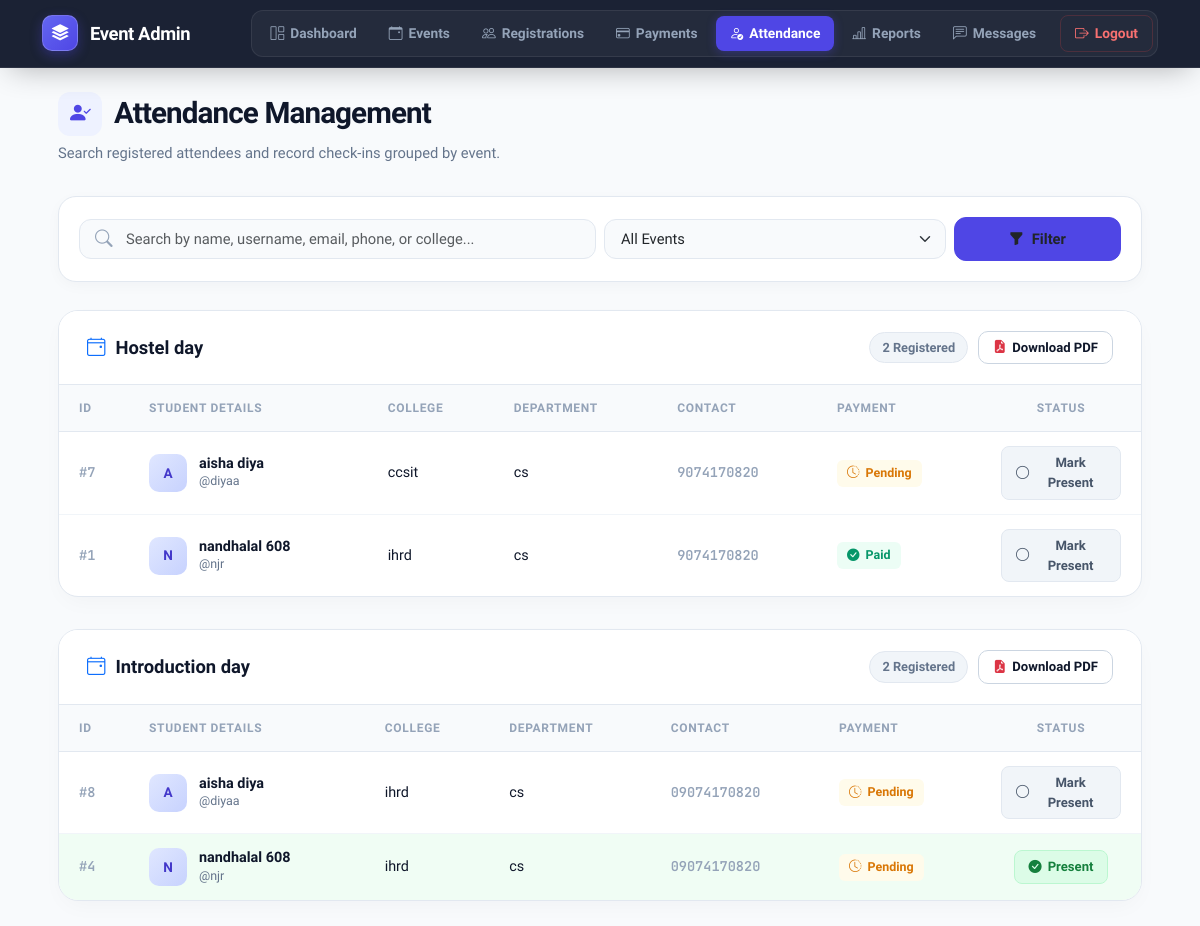
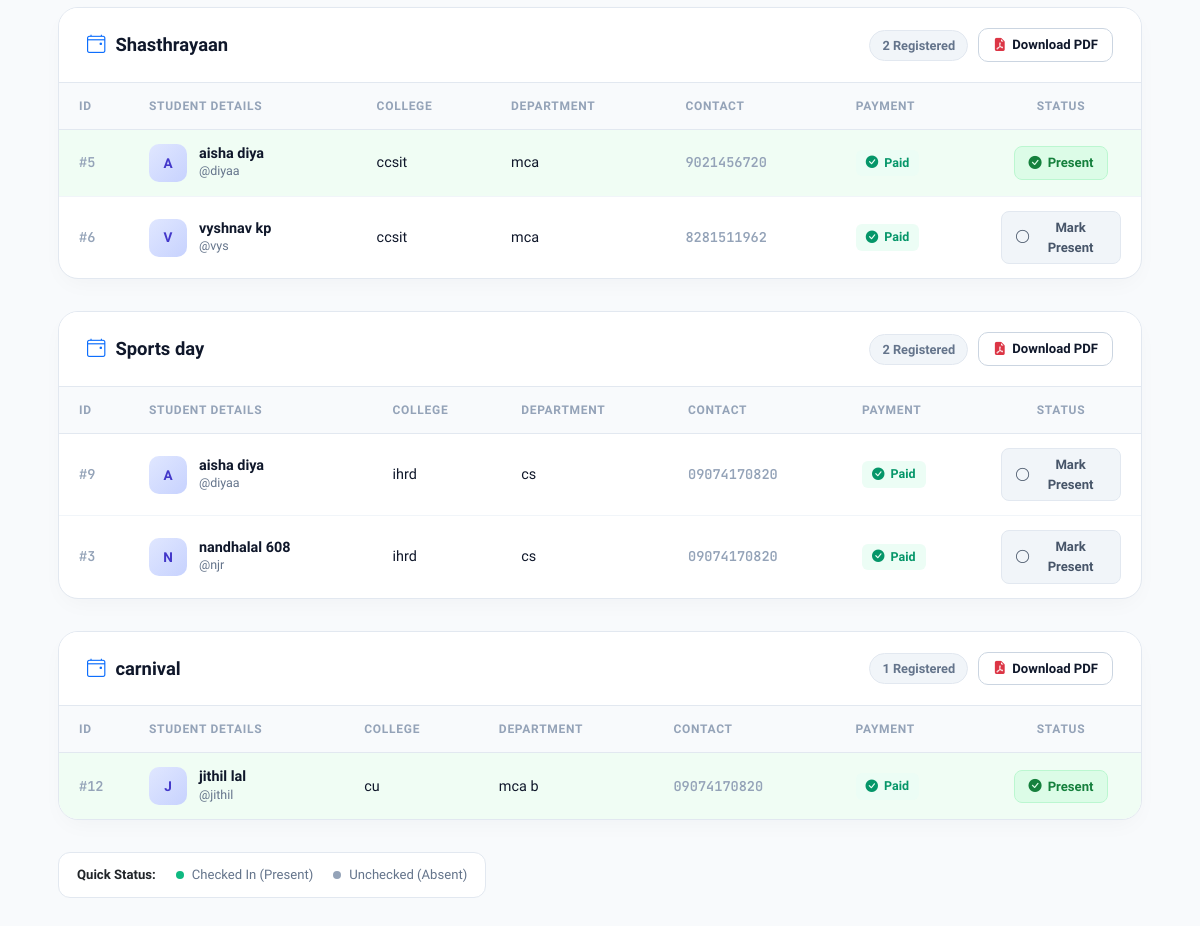
Page /attendance/ (signed in) on the earlier database version (2 pictures, top to bottom).
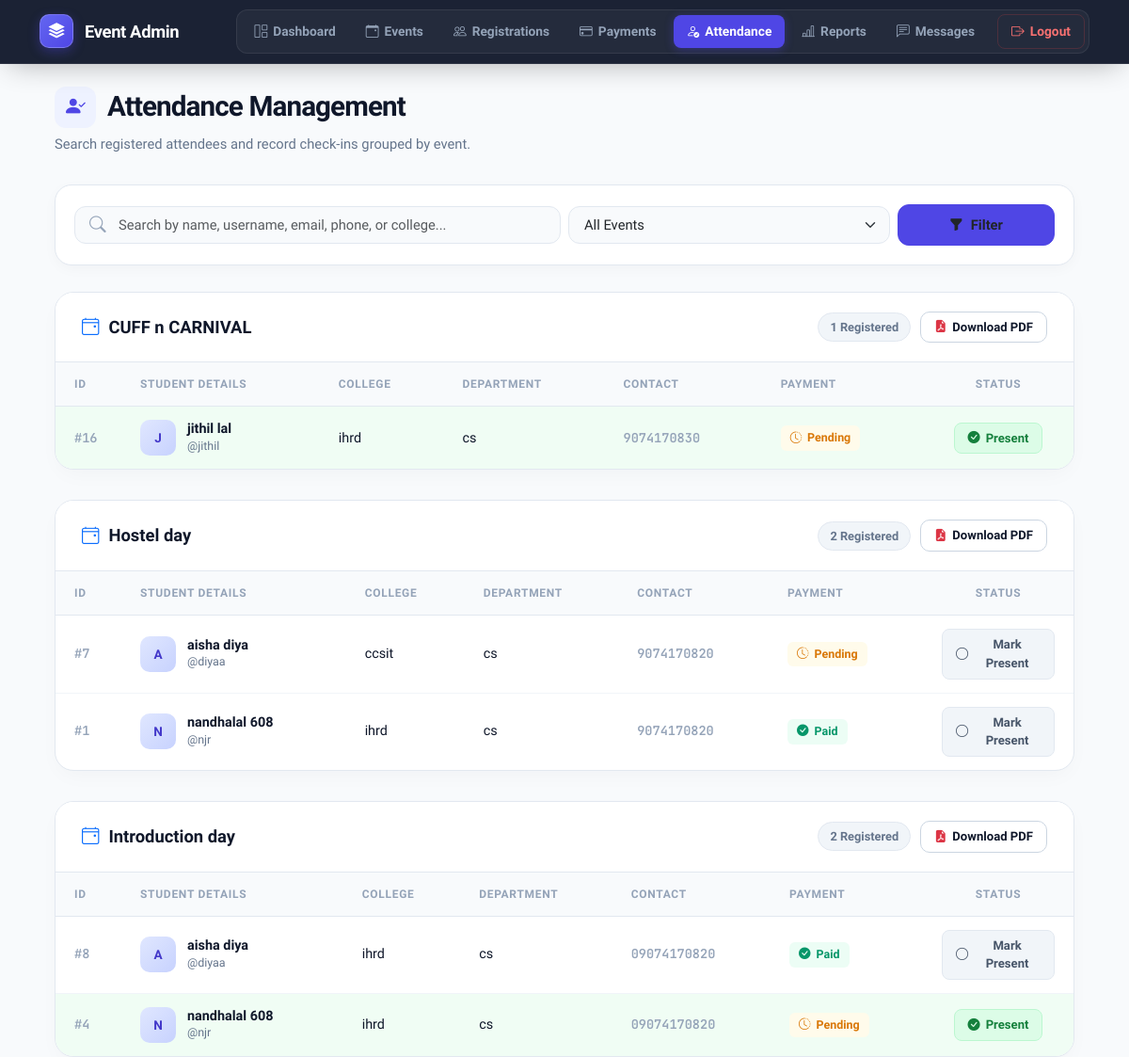
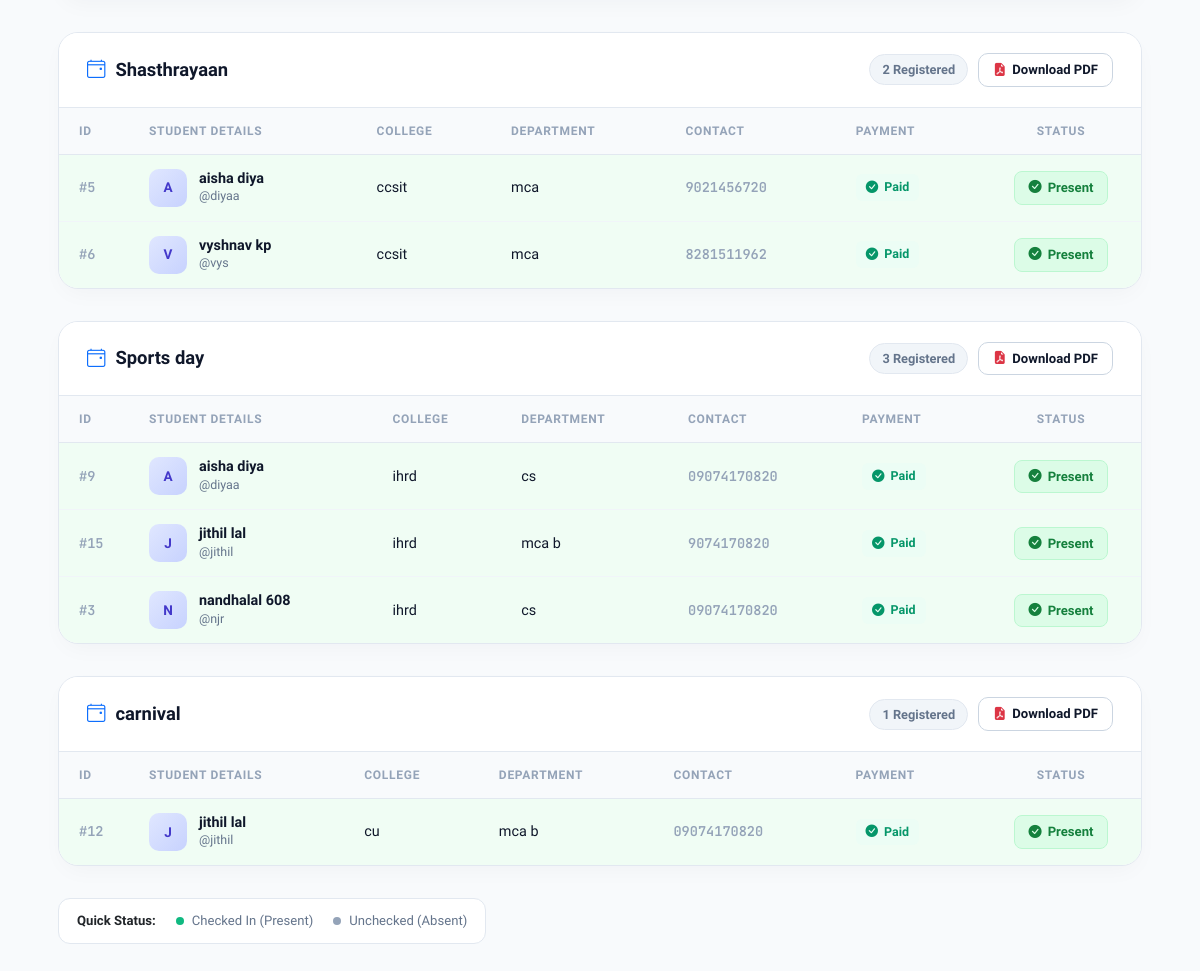
Same page on the later database version (2 pictures, top to bottom).
### myapp/models.py (models this page shows, shortened)
class Event(models.Model):
    title = models.CharField(max_length=200)
    category = models.CharField(max_length=100)
    venue = models.CharField(max_length=200)
    event_date = models.DateField()
    event_time = models.TimeField()
    last_date = models.DateField()
    description = models.TextField()
    image = models.ImageField(upload_to='events/')
    total_seats = models.IntegerField()
    available_seats = models.IntegerField()
    registration_fee = models.DecimalField(max_digits=8, decimal_places=2)
    brochure = models.FileField(upload_to='brochures/', blank=True, null=True)
    status = models.BooleanField(default=True)

class Registration(models.Model):
    STATUS = (
        ('Pending', 'Pending'),
        ('Paid', 'Paid'),
    )
    user = models.ForeignKey(User, on_delete=models.CASCADE)
    event = models.ForeignKey(Event, on_delete=models.CASCADE)
    full_name = models.CharField(max_length=150)
    college = models.CharField(max_length=200)
    department = models.CharField(max_length=150)
    semester = models.CharField(max_length=50)
    phone = models.CharField(max_length=15)
    email = models.EmailField()
    payment_status = models.CharField(max_length=20, choices=STATUS, default='Pending')
    registration_date = models.DateTimeField(auto_now_add=True)
    attendance = models.BooleanField(default=False)
    registration_date = models.DateTimeField(auto_now_add=True)

### myapp/views.py (the view, shortened to what this page needs)
# urls.py: path('attendance/', views.attendance, name='attendance'),
@login_required(login_url='login')
def attendance(request):
    if not request.user.is_staff:
        return redirect('home')
    query = request.GET.get('q', '').strip()
    selected_event_id = request.GET.get('event_id', '').strip()
    registrations = Registration.objects.select_related(
        'user',
        'event'
    ).all()
    if selected_event_id:
        registrations = registrations.filter(event_id=selected_event_id)
    registrations = registrations.order_by('event__title', 'full_name')
    selected_event_name = ''
    if selected_event_id:
        selected_event = Event.objects.filter(id=selected_event_id).first()
        if selected_event:
            selected_event_name = selected_event.title
    return render(
        request,
        'admin/attendance.html',
        {
            'registrations': registrations,
            'query': query,
            'events': Event.objects.all().order_by('title'),
            'selected_event_id': selected_event_id,
            'selected_event_name': selected_event_name,
        }
    )

### templates/admin/attendance.html (shortened to what the changed rows need)
{% extends 'admin/base.html' %}
{% block content %}
<link rel="stylesheet" href="https://cdn.jsdelivr.net/npm/bootstrap-icons@1.11.3/font/bootstrap-icons.min.css">
<div class="attendance-workspace">
  <div class="page-header">
    <div>
      <h2>
        <div class="header-icon-box">
          <i class="bi bi-person-check-fill"></i>
        </div>
        Attendance Management
      </h2>
    </div>
  </div>
  {% regroup registrations by event as event_groups %}
  {% for group in event_groups %}
    <div class="event-section" id="event-group-{{ forloop.counter }}">
      <div class="event-section-header">
        <h5>
          <i class="bi bi-calendar4-event text-primary"></i>
          {{ group.grouper.title }}
        </h5>
        <div class="event-header-actions">
          <span class="event-counter-badge">
            {{ group.list|length }} Registered
          </span>
          <button
            type="button"
            class="btn-pdf-download"
            onclick="downloadEventAttendancePDF('event-group-{{ forloop.counter }}', '{{ group.grouper.title|escapejs }}')">
            <i class="bi bi-file-earmark-pdf-fill text-danger"></i>
            Download PDF
          </button>
        </div>
      </div>
      <div class="table-responsive">
        <table class="modern-table">
          <thead>
            <tr>
              <th style="width: 70px;">ID</th>
              <th>Student Details</th>
              <th>College</th>
              <th>Department</th>
              <th>Contact</th>
              <th>Payment</th>
              <th style="width: 160px; text-align: center;">Status</th>
            </tr>
          </thead>
          <tbody>
            {% for reg in group.list %}
              <tr
                class="{% if reg.attendance %}row-present{% endif %}"
                data-reg-id="{{ reg.id }}"
                data-name="{{ reg.full_name }}"
                data-username="{{ reg.user.username }}"
                data-college="{{ reg.college }}"
                data-dept="{{ reg.department }}"
                data-phone="{{ reg.phone }}"
                data-payment="{{ reg.payment_status }}"
                data-attendance="{% if reg.attendance %}true{% else %}false{% endif %}"
              >
                <td><span class="id-mono">#{{ reg.id }}</span></td>
                <td>
                  <div class="student-cell">
                    <div class="student-avatar">
                      {{ reg.full_name|slice:":1"|upper }}
                    </div>
                    <div>
                      <div class="student-name">{{ reg.full_name }}</div>
                      <div class="student-meta">@{{ reg.user.username }}</div>
                    </div>
                  </div>
                </td>
                <td>{{ reg.college }}</td>
                <td>{{ reg.department }}</td>
                <td><span class="id-mono">{{ reg.phone }}</span></td>
                <td>
                  {% if reg.payment_status == "Paid" %}
                    <span class="payment-pill paid"><i class="bi bi-check-circle-fill"></i> Paid</span>
                  {% else %}
                    <span class="payment-pill pending"><i class="bi bi-clock-history"></i> Pending</span>
                  {% endif %}
                </td>
                <td class="text-center">
                  <form method="POST" action="{% url 'attendance' %}">
                    {% if reg.attendance %}
                      <button type="submit" class="btn-action-attendance is-present" title="Click to change to Absent">
                        <i class="bi bi-check-circle-fill"></i> Present
                      </button>
                    {% else %}
                      <button type="submit" class="btn-action-attendance is-absent" title="Click to mark Present">
                        <i class="bi bi-circle"></i> Mark Present
                      </button>
                    {% endif %}
                  </form>
                </td>
              </tr>
            {% endfor %}
          </tbody>
        </table>
      </div>
    </div>
  {% endfor %}
</div>
{% endblock %}

Differences in the rows shown:
added Event: grouper "CUFF n CARNIVAL", list|length "1"
added Registration: id "16", full_name "J", full_name "jithil lal", user.username "jithil", college "ihrd", department "cs", phone "9074170830", payment_status "Pending" (drawn), attendance True (drawn), shown under "CUFF n CARNIVAL"
changed Registration id 8: payment_status "Pending" → "Paid"
changed Registration "vyshnav kp": attendance "Mark Present" → "Present"
changed Event "Sports day": list|length "2" → "3"
changed Registration id 9: attendance "Mark Present" → "Present"
added Registration: id "15", full_name "J", full_name "jithil lal", user.username "jithil", college "ihrd", department "mca b", phone "9074170820", payment_status "Paid" (drawn), attendance True (drawn), shown under Event "Sports day"
changed Registration id 3: attendance "Mark Present" → "Present"
